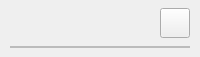
<?xml version="1.0" encoding="UTF-8"?>
<ui version="4.0">
 <class>DIWidget</class>
 <widget class="QWidget" name="DIWidget">
  <property name="minimumSize"><size><width>0</width><height>40</height></size></property>
  <property name="maximumSize"><size><width>16777215</width><height>57</height></size></property>
  <layout class="QGridLayout" name="gridLayout">
   <property name="leftMargin"><number>10</number></property>
   <property name="topMargin"><number>0</number></property>
   <property name="rightMargin"><number>10</number></property>
   <property name="bottomMargin"><number>0</number></property>
   <property name="spacing"><number>0</number></property>
   <item row="0" column="0">
    <widget class="QLabel" name="lbl_Index">
     <property name="minimumSize"><size><width>50</width><height>0</height></size></property>
     <property name="maximumSize"><size><width>50</width><height>16777215</height></size></property>
     <property name="font"><font><family>Times New Roman</family><pointsize>12</pointsize></font></property>
     <property name="text"><string/></property>
     <property name="alignment"><set>Qt::AlignCenter</set></property>
    </widget>
   </item>
   <item row="0" column="1">
    <widget class="QLabel" name="lbl_Name">
     <property name="font"><font><family>Times New Roman</family><pointsize>12</pointsize></font></property>
     <property name="text"><string/></property>
     <property name="alignment"><set>Qt::AlignLeading|Qt::AlignLeft|Qt::AlignVCenter</set></property>
    </widget>
   </item>
   <item row="0" column="2">
    <widget class="QPushButton" name="btn_Status">
     <property name="minimumSize"><size><width>25</width><height>25</height></size></property>
     <property name="maximumSize"><size><width>30</width><height>30</height></size></property>
     <property name="text"><string/></property>
     <property name="checkable"><bool>true</bool></property>
    </widget>
   </item>
   <item row="1" column="0" colspan="3">
    <widget class="QFrame" name="frame">
     <property name="minimumSize"><size><width>0</width><height>2</height></size></property>
     <property name="maximumSize"><size><width>16777215</width><height>2</height></size></property>
     <property name="styleSheet"><string notr="true">QFrame{border: 1px solid #BBBBBB;}</string></property>
     <property name="frameShape"><enum>QFrame::StyledPanel</enum></property>
     <property name="frameShadow"><enum>QFrame::Raised</enum></property>
    </widget>
   </item>
  </layout>
 </widget>
</ui>
